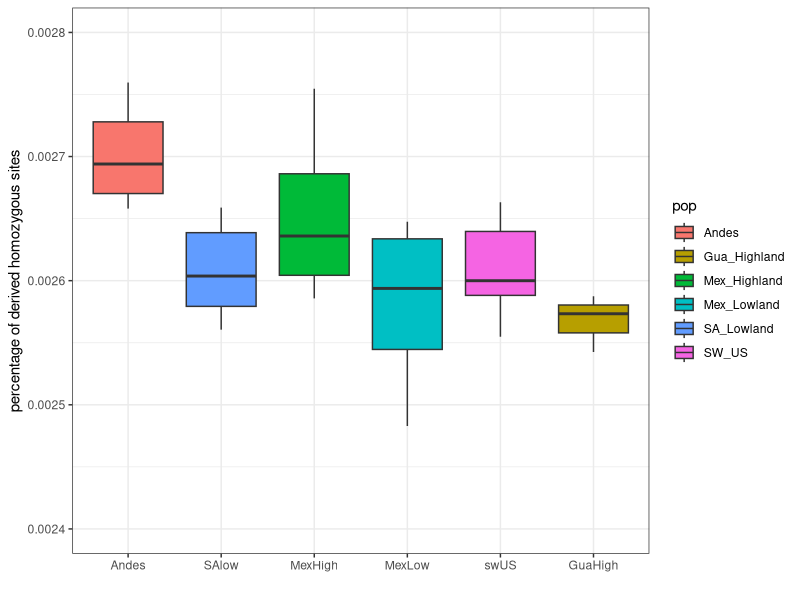
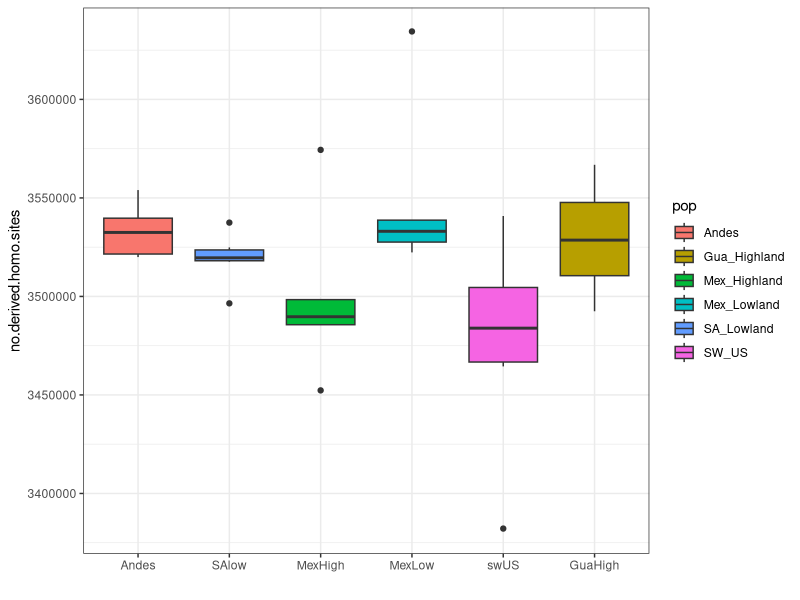
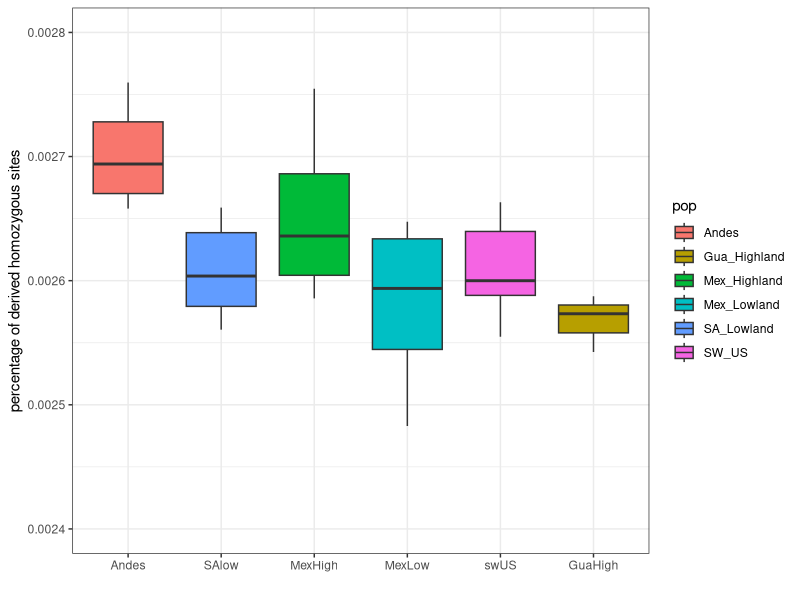
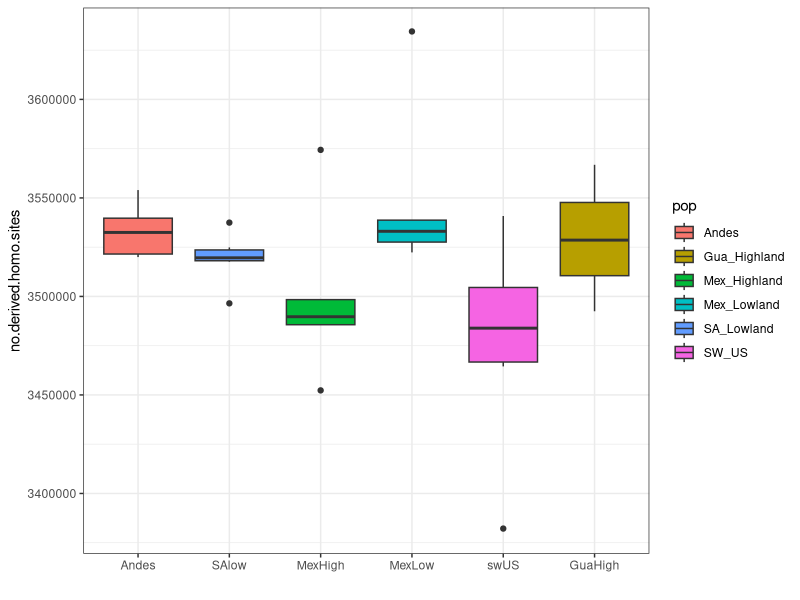

Generate these figures, in order, with R: (Note: this script raises an error after producing the figures.)
library(ggplot2)
df <- read.delim("numOfDerivedHomoSites.txt")
head(df)
summary(df$percentage)
levels(df$pop)
colorder <- c( "Andes", "SA_Lowland", "Mex_Highland", "Mex_Lowland", "SW_US", "Gua_Highland")

ggplot(data=df, aes(x=pop, y=percentage)) + geom_boxplot(aes(fill=pop)) + xlab("") + coord_cartesian(ylim = c(0.0024, 0.0028)) + scale_x_discrete(limits=colorder,labels=c("Andes","SAlow","MexHigh","MexLow", "swUS", "GuaHigh")) + theme_bw() + ylab("percentage of derived homozygous sites")
ggsave("numOfDerivedHomoSites.corrected.boxplot.pdf")

head(df)
summary(df$no.derived.homo.sites)
ggplot(data=df, aes(x=pop, y=no.derived.homo.sites)) + geom_boxplot(aes(fill=pop)) + xlab("") + coord_cartesian(ylim = c(3382000, 3634000)) + scale_x_discrete(limits=colorder,labels=c("Andes","SAlow","MexHigh","MexLow", "swUS", "GuaHigh")) + theme_bw()
ggsave("numOfDerivedHomoSites.boxplot.pdf")

Andes <- subset(df, pop=="Andes")
Mex_Highland <- subset(df, pop=="Mex_Highland")
wilcox.test(Andes$percentage, Mex_Highland$percentage, alternative="greater")
Mex_Lowland <- subset(df, pop=="Mex_Lowland")
SA_Lowland <- subset(df, pop=="SA_Lowland")
SW_US <- subset(df, pop=="SW_US")
Gua_Highland <- subset(df, pop=="Gua_Highland")
wilcox.test(Andes$percentage, Mex_Lowland$percentage, alternative="greater")
wilcox.test(Andes$percentage, SA_Lowland$percentage, alternative="greater")
wilcox.test(Andes$percentage, Gua_Highland$percentage, alternative="greater")
wilcox.test(Andes$percentage, SW_US$percentage, alternative="greater")

wilcox.test(Mex_Highland$percentage, SW_US$percentage, alternative="greater")
wilcox.test(Mex_Highland$percentage, SA_Lowland$percentage, alternative="greater")
wilcox.test(Mex_Highland$percentage, Mex_Lowland$percentage, alternative="greater")
wilcox.test(Mex_Highland$percentage, Gua_Highland$percentage, alternative="greater")
wilcox.test(SA_Lowland$percentage, Gua_Highland$percentage, alternative="greater")
wilcox.test(SA_Lowland$percentage, Mex_Lowland$percentage, alternative="greater")
wilcox.test(SA_Lowland$percentage, SW_US$percentage, alternative="greater")
wilcox.test(Mex_Lowland$percentage, SW_US$percentage, alternative="less")
wilcox.test(Mex_Lowland$percentage, Gua_Highland$percentage, alternative="greater")
wilcox.test(SW_US$percentage, Gua_Highland$percentage, alternative="greater")
savehistory("percentOfDerivedHomo.R")
